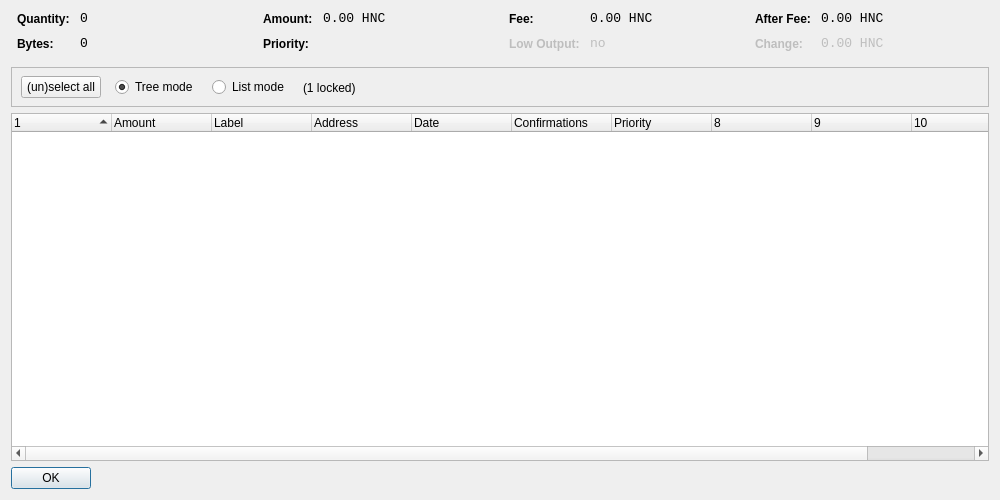
<?xml version="1.0" encoding="UTF-8"?>
<ui version="4.0">
 <class>CoinControlDialog</class>
 <widget class="QDialog" name="CoinControlDialog">
  <property name="geometry">
   <rect>
    <x>0</x>
    <y>0</y>
    <width>1000</width>
    <height>500</height>
   </rect>
  </property>
  <property name="windowTitle">
   <string>Coin Control</string>
  </property>
  <layout class="QVBoxLayout" name="verticalLayout">
   <item>
    <layout class="QHBoxLayout" name="horizontalLayoutTop" stretch="0,0,0,0">
     <property name="topMargin">
      <number>0</number>
     </property>
     <property name="bottomMargin">
      <number>10</number>
     </property>
     <item>
      <layout class="QFormLayout" name="formLayoutCoinControl1">
       <property name="horizontalSpacing">
        <number>10</number>
       </property>
       <property name="verticalSpacing">
        <number>10</number>
       </property>
       <property name="leftMargin">
        <number>6</number>
       </property>
       <property name="rightMargin">
        <number>6</number>
       </property>
       <item row="0" column="0">
        <widget class="QLabel" name="labelCoinControlQuantityText">
         <property name="styleSheet">
          <string notr="true">font-weight:bold;</string>
         </property>
         <property name="text">
          <string>Quantity:</string>
         </property>
        </widget>
       </item>
       <item row="0" column="1">
        <widget class="QLabel" name="labelCoinControlQuantity">
         <property name="font">
          <font>
           <family>Monospace</family>
           <pointsize>10</pointsize>
          </font>
         </property>
         <property name="cursor">
          <cursorShape>IBeamCursor</cursorShape>
         </property>
         <property name="contextMenuPolicy">
          <enum>Qt::ActionsContextMenu</enum>
         </property>
         <property name="text">
          <string notr="true">0</string>
         </property>
         <property name="textInteractionFlags">
          <set>Qt::LinksAccessibleByMouse|Qt::TextSelectableByKeyboard|Qt::TextSelectableByMouse</set>
         </property>
        </widget>
       </item>
       <item row="1" column="0">
        <widget class="QLabel" name="labelCoinControlBytesText">
         <property name="styleSheet">
          <string notr="true">font-weight:bold;</string>
         </property>
         <property name="text">
          <string>Bytes:</string>
         </property>
        </widget>
       </item>
       <item row="1" column="1">
        <widget class="QLabel" name="labelCoinControlBytes">
         <property name="font">
          <font>
           <family>Monospace</family>
           <pointsize>10</pointsize>
          </font>
         </property>
         <property name="cursor">
          <cursorShape>IBeamCursor</cursorShape>
         </property>
         <property name="contextMenuPolicy">
          <enum>Qt::ActionsContextMenu</enum>
         </property>
         <property name="text">
          <string notr="true">0</string>
         </property>
         <property name="textInteractionFlags">
          <set>Qt::LinksAccessibleByMouse|Qt::TextSelectableByKeyboard|Qt::TextSelectableByMouse</set>
         </property>
        </widget>
       </item>
      </layout>
     </item>
     <item>
      <layout class="QFormLayout" name="formLayoutCoinControl2">
       <property name="horizontalSpacing">
        <number>10</number>
       </property>
       <property name="verticalSpacing">
        <number>10</number>
       </property>
       <property name="leftMargin">
        <number>6</number>
       </property>
       <property name="rightMargin">
        <number>6</number>
       </property>
       <item row="0" column="0">
        <widget class="QLabel" name="labelCoinControlAmountText">
         <property name="styleSheet">
          <string notr="true">font-weight:bold;</string>
         </property>
         <property name="text">
          <string>Amount:</string>
         </property>
        </widget>
       </item>
       <item row="0" column="1">
        <widget class="QLabel" name="labelCoinControlAmount">
         <property name="font">
          <font>
           <family>Monospace</family>
           <pointsize>10</pointsize>
          </font>
         </property>
         <property name="cursor">
          <cursorShape>IBeamCursor</cursorShape>
         </property>
         <property name="contextMenuPolicy">
          <enum>Qt::ActionsContextMenu</enum>
         </property>
         <property name="text">
          <string notr="true">0.00 HNC</string>
         </property>
         <property name="textInteractionFlags">
          <set>Qt::LinksAccessibleByMouse|Qt::TextSelectableByKeyboard|Qt::TextSelectableByMouse</set>
         </property>
        </widget>
       </item>
       <item row="1" column="0">
        <widget class="QLabel" name="labelCoinControlPriorityText">
         <property name="styleSheet">
          <string notr="true">font-weight:bold;</string>
         </property>
         <property name="text">
          <string>Priority:</string>
         </property>
        </widget>
       </item>
       <item row="1" column="1">
        <widget class="QLabel" name="labelCoinControlPriority">
         <property name="font">
          <font>
           <family>Monospace</family>
           <pointsize>10</pointsize>
          </font>
         </property>
         <property name="cursor">
          <cursorShape>IBeamCursor</cursorShape>
         </property>
         <property name="contextMenuPolicy">
          <enum>Qt::ActionsContextMenu</enum>
         </property>
         <property name="text">
          <string/>
         </property>
         <property name="textInteractionFlags">
          <set>Qt::LinksAccessibleByMouse|Qt::TextSelectableByKeyboard|Qt::TextSelectableByMouse</set>
         </property>
        </widget>
       </item>
      </layout>
     </item>
     <item>
      <layout class="QFormLayout" name="formLayoutCoinControl3">
       <property name="horizontalSpacing">
        <number>10</number>
       </property>
       <property name="verticalSpacing">
        <number>10</number>
       </property>
       <property name="leftMargin">
        <number>6</number>
       </property>
       <property name="rightMargin">
        <number>6</number>
       </property>
       <item row="0" column="0">
        <widget class="QLabel" name="labelCoinControlFeeText">
         <property name="styleSheet">
          <string notr="true">font-weight:bold;</string>
         </property>
         <property name="text">
          <string>Fee:</string>
         </property>
        </widget>
       </item>
       <item row="0" column="1">
        <widget class="QLabel" name="labelCoinControlFee">
         <property name="font">
          <font>
           <family>Monospace</family>
           <pointsize>10</pointsize>
          </font>
         </property>
         <property name="cursor">
          <cursorShape>IBeamCursor</cursorShape>
         </property>
         <property name="contextMenuPolicy">
          <enum>Qt::ActionsContextMenu</enum>
         </property>
         <property name="text">
          <string notr="true">0.00 HNC</string>
         </property>
         <property name="textInteractionFlags">
          <set>Qt::LinksAccessibleByMouse|Qt::TextSelectableByKeyboard|Qt::TextSelectableByMouse</set>
         </property>
        </widget>
       </item>
       <item row="1" column="0">
        <widget class="QLabel" name="labelCoinControlLowOutputText">
         <property name="enabled">
          <bool>false</bool>
         </property>
         <property name="styleSheet">
          <string notr="true">font-weight:bold;</string>
         </property>
         <property name="text">
          <string>Low Output:</string>
         </property>
        </widget>
       </item>
       <item row="1" column="1">
        <widget class="QLabel" name="labelCoinControlLowOutput">
         <property name="enabled">
          <bool>false</bool>
         </property>
         <property name="font">
          <font>
           <family>Monospace</family>
           <pointsize>10</pointsize>
          </font>
         </property>
         <property name="cursor">
          <cursorShape>IBeamCursor</cursorShape>
         </property>
         <property name="contextMenuPolicy">
          <enum>Qt::ActionsContextMenu</enum>
         </property>
         <property name="text">
          <string>no</string>
         </property>
         <property name="textInteractionFlags">
          <set>Qt::LinksAccessibleByMouse|Qt::TextSelectableByKeyboard|Qt::TextSelectableByMouse</set>
         </property>
        </widget>
       </item>
      </layout>
     </item>
     <item>
      <layout class="QFormLayout" name="formLayoutCoinControl4">
       <property name="horizontalSpacing">
        <number>10</number>
       </property>
       <property name="verticalSpacing">
        <number>10</number>
       </property>
       <property name="leftMargin">
        <number>6</number>
       </property>
       <property name="rightMargin">
        <number>6</number>
       </property>
       <item row="0" column="0">
        <widget class="QLabel" name="labelCoinControlAfterFeeText">
         <property name="styleSheet">
          <string notr="true">font-weight:bold;</string>
         </property>
         <property name="text">
          <string>After Fee:</string>
         </property>
        </widget>
       </item>
       <item row="0" column="1">
        <widget class="QLabel" name="labelCoinControlAfterFee">
         <property name="font">
          <font>
           <family>Monospace</family>
           <pointsize>10</pointsize>
          </font>
         </property>
         <property name="cursor">
          <cursorShape>IBeamCursor</cursorShape>
         </property>
         <property name="contextMenuPolicy">
          <enum>Qt::ActionsContextMenu</enum>
         </property>
         <property name="text">
          <string notr="true">0.00 HNC</string>
         </property>
         <property name="textInteractionFlags">
          <set>Qt::LinksAccessibleByMouse|Qt::TextSelectableByKeyboard|Qt::TextSelectableByMouse</set>
         </property>
        </widget>
       </item>
       <item row="1" column="0">
        <widget class="QLabel" name="labelCoinControlChangeText">
         <property name="enabled">
          <bool>false</bool>
         </property>
         <property name="styleSheet">
          <string notr="true">font-weight:bold;</string>
         </property>
         <property name="text">
          <string>Change:</string>
         </property>
        </widget>
       </item>
       <item row="1" column="1">
        <widget class="QLabel" name="labelCoinControlChange">
         <property name="enabled">
          <bool>false</bool>
         </property>
         <property name="font">
          <font>
           <family>Monospace</family>
           <pointsize>10</pointsize>
          </font>
         </property>
         <property name="cursor">
          <cursorShape>IBeamCursor</cursorShape>
         </property>
         <property name="contextMenuPolicy">
          <enum>Qt::ActionsContextMenu</enum>
         </property>
         <property name="text">
          <string notr="true">0.00 HNC</string>
         </property>
         <property name="textInteractionFlags">
          <set>Qt::LinksAccessibleByMouse|Qt::TextSelectableByKeyboard|Qt::TextSelectableByMouse</set>
         </property>
        </widget>
       </item>
      </layout>
     </item>
    </layout>
   </item>
   <item>
    <widget class="QFrame" name="frame">
     <property name="minimumSize">
      <size>
       <width>0</width>
       <height>40</height>
      </size>
     </property>
     <property name="frameShape">
      <enum>QFrame::StyledPanel</enum>
     </property>
     <property name="frameShadow">
      <enum>QFrame::Sunken</enum>
     </property>
     <widget class="QWidget" name="horizontalLayoutWidget">
      <property name="geometry">
       <rect>
        <x>10</x>
        <y>0</y>
        <width>781</width>
        <height>41</height>
       </rect>
      </property>
      <layout class="QHBoxLayout" name="horizontalLayoutPanel" stretch="0,0,0,0,0">
       <property name="spacing">
        <number>14</number>
       </property>
       <item>
        <widget class="QPushButton" name="pushButtonSelectAll">
         <property name="sizePolicy">
          <sizepolicy hsizetype="Maximum" vsizetype="Fixed">
           <horstretch>0</horstretch>
           <verstretch>0</verstretch>
          </sizepolicy>
         </property>
         <property name="text">
          <string>(un)select all</string>
         </property>
        </widget>
       </item>
       <item>
        <widget class="QRadioButton" name="radioTreeMode">
         <property name="sizePolicy">
          <sizepolicy hsizetype="Maximum" vsizetype="Fixed">
           <horstretch>0</horstretch>
           <verstretch>0</verstretch>
          </sizepolicy>
         </property>
         <property name="text">
          <string>Tree mode</string>
         </property>
         <property name="checked">
          <bool>true</bool>
         </property>
        </widget>
       </item>
       <item>
        <widget class="QRadioButton" name="radioListMode">
         <property name="sizePolicy">
          <sizepolicy hsizetype="Maximum" vsizetype="Fixed">
           <horstretch>0</horstretch>
           <verstretch>0</verstretch>
          </sizepolicy>
         </property>
         <property name="text">
          <string>List mode</string>
         </property>
        </widget>
       </item>
       <item>
        <widget class="QLabel" name="labelLocked">
         <property name="text">
          <string>(1 locked)</string>
         </property>
        </widget>
       </item>
       <item>
        <spacer name="horizontalSpacer">
         <property name="orientation">
          <enum>Qt::Horizontal</enum>
         </property>
         <property name="sizeHint" stdset="0">
          <size>
           <width>40</width>
           <height>20</height>
          </size>
         </property>
        </spacer>
       </item>
      </layout>
     </widget>
    </widget>
   </item>
   <item>
    <widget class="CoinControlTreeWidget" name="treeWidget">
     <property name="contextMenuPolicy">
      <enum>Qt::CustomContextMenu</enum>
     </property>
     <property name="sortingEnabled">
      <bool>false</bool>
     </property>
     <property name="columnCount">
      <number>11</number>
     </property>
     <attribute name="headerShowSortIndicator" stdset="0">
      <bool>true</bool>
     </attribute>
     <attribute name="headerStretchLastSection">
      <bool>false</bool>
     </attribute>
     <column>
      <property name="text">
       <string/>
      </property>
     </column>
     <column>
      <property name="text">
       <string>Amount</string>
      </property>
     </column>
     <column>
      <property name="text">
       <string notr="true">Label</string>
      </property>
     </column>
     <column>
      <property name="text">
       <string>Address</string>
      </property>
     </column>
     <column>
      <property name="text">
       <string>Date</string>
      </property>
     </column>
     <column>
      <property name="text">
       <string>Confirmations</string>
      </property>
      <property name="toolTip">
       <string>Confirmed</string>
      </property>
     </column>
     <column>
      <property name="text">
       <string>Priority</string>
      </property>
     </column>
     <column>
      <property name="text">
       <string/>
      </property>
     </column>
     <column>
      <property name="text">
       <string/>
      </property>
     </column>
     <column>
      <property name="text">
       <string/>
      </property>
     </column>
     <column>
      <property name="text">
       <string/>
      </property>
     </column>
    </widget>
   </item>
   <item>
    <widget class="QDialogButtonBox" name="buttonBox">
     <property name="sizePolicy">
      <sizepolicy hsizetype="Maximum" vsizetype="Fixed">
       <horstretch>0</horstretch>
       <verstretch>0</verstretch>
      </sizepolicy>
     </property>
     <property name="orientation">
      <enum>Qt::Horizontal</enum>
     </property>
     <property name="standardButtons">
      <set>QDialogButtonBox::Ok</set>
     </property>
    </widget>
   </item>
  </layout>
 </widget>
 <customwidgets>
  <customwidget>
   <class>CoinControlTreeWidget</class>
   <extends>QTreeWidget</extends>
   <header>coincontroltreewidget.h</header>
  </customwidget>
 </customwidgets>
 <resources/>
 <connections/>
</ui>
